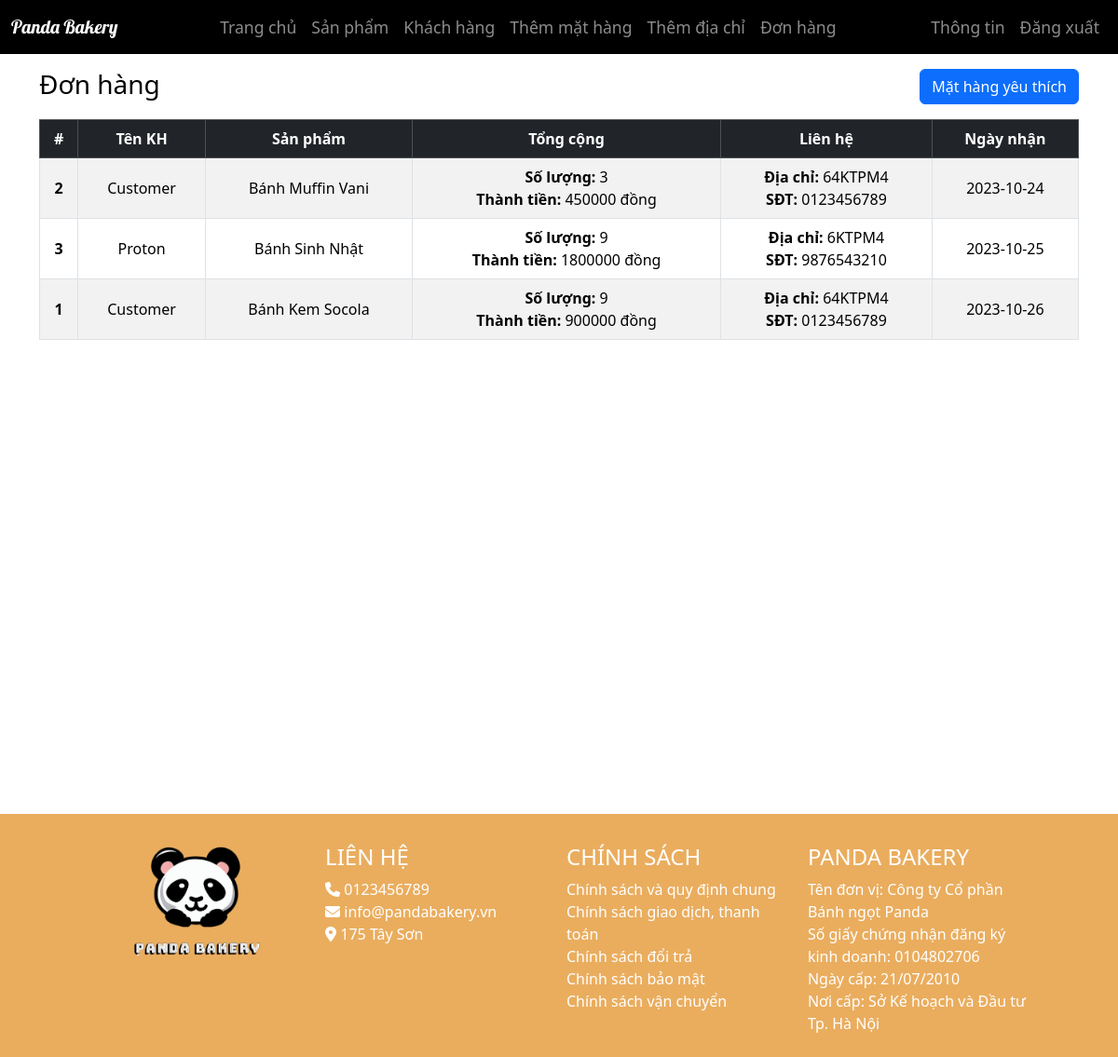
/order.php (signed in), run on the app's committed database.
### tables this page shows
CREATE TABLE `bill` (
  `id` int(11) NOT NULL,
  `customer_id` int(11) NOT NULL,
  `product_id` int(11) NOT NULL,
  `amount` int(11) NOT NULL,
  `delivery_time` date NOT NULL,
  `admin_id` int(11) DEFAULT 1
);

CREATE TABLE `customer` (
  `customer_id` int(11) NOT NULL,
  `account` varchar(32) NOT NULL,
  `password` varchar(255) NOT NULL,
  `fullname` varchar(100) NOT NULL,
  `address` varchar(150) NOT NULL,
  `phone` varchar(10) NOT NULL,
  `admin_id` int(11) DEFAULT 1
);

CREATE TABLE `product` (
  `product_id` int(11) NOT NULL,
  `image` varchar(300) NOT NULL,
  `name` varchar(100) NOT NULL,
  `price` int(11) NOT NULL,
  `admin_id` int(11) NOT NULL
);

CREATE TABLE `shop` (
  `address_id` int(11) NOT NULL,
  `address` varchar(150) NOT NULL,
  `admin_id` int(11) NOT NULL
);

### order.php (the view, shortened to what this page needs)
<?php
include('assets/header.php');
?>
<div class="container min-vh-100">
    <div class="mb-3 mt-3 d-flex justify-content-between">
        <h3 class="fw-normal mb-0 text-black d-inline">Đơn hàng</h3>
        <button type="button" class="btn btn-primary" data-bs-toggle="modal" data-bs-target="#favoriteProductModal">
            Mặt hàng yêu thích
        </button>
    </div>
    <table class="table table-bordered table-striped text-center">
        <thead>
            <tr class="table-dark">
                <th scope="col">#</th>
                <th scope="col">Tên KH</th>
                <th scope="col">Sản phẩm</th>
                <th scope="col">Tổng cộng</th>
                <th scope="col">Liên hệ</th>
                <th scope="col">Ngày nhận</th>
            </tr>
        </thead>
        <tbody>
            <?php
            $sql = "SELECT bill.id as id,
                            product.name as product_name,
                            bill.amount as amount,
                            product.price as price,
                            bill.delivery_time as delivery_time,
                            customer.address as address,
                            customer.fullname as fullname,
                            customer.phone as phone
                    FROM ((bill INNER JOIN product ON product.product_id = bill.product_id)
                                INNER JOIN customer ON bill.customer_id = customer.customer_id)
                    WHERE bill.delivery_time >= CURRENT_DATE()
                    ORDER BY bill.delivery_time";
            $query = mysqli_query($con, $sql);
            if ($query) {
                while ($row = mysqli_fetch_assoc($query)) { ?>
                    <tr class="align-middle">
                        <th scope="row"><?php echo $row['id'] ?></th>
                        <td><?php echo $row['fullname'] ?></td>
                        <td><?php echo $row['product_name'] ?></td>
                        <td><span class="fw-semibold">Số lượng:</span> <?php echo $row['amount']; ?> <br>
                            <span class="fw-semibold">Thành tiền:</span> <?php echo $row['amount'] * $row['price'] ?> đồng
                        </td>
                        <td><span class="fw-semibold">Địa chỉ:</span> <?php echo $row['address'] ?><br>
                            <span class="fw-semibold">SĐT:</span> <?php echo $row['phone'] ?>
                        </td>
                        <td><?php echo $row['delivery_time'] ?></td>
                    </tr>
            <?php }
            } ?>
        </tbody>
    </table>
</div>
<?php
include('assets/footer.php');
?>

### assets/footer.php (shortened to what this page needs)
<footer class="bg-orange pt-4">
    <div id="contact" class="container-fluid d-flex justify-content-center align-items-center">
        <div class="row">
            <div class="p-2 col-lg-3 col-md-6 col-sm-12 col-xs-12">
                <img src="assets/images/logo.png" alt="logo" class="contact-logo">
            </div>
            <div class="p-2 col-lg-3 col-md-6 col-sm-12 col-xs-12">
                <h4 class="text-white">LIÊN HỆ</h4>
                <a href="tel:+84123456789" class="text-decoration-none text-white d-block"><i class="fa-solid fa-phone"></i> 0123456789</a>
                <a href="mailto:info@pandabakery.vn" class="text-decoration-none text-white d-block"><i class="fa-solid fa-envelope"></i> info@pandabakery.vn</a>
                <?php
                    $sql = "SELECT * FROM shop";
                    $query = mysqli_query($con, $sql);
                    while($row = mysqli_fetch_assoc($query)) { ?>
                        <span class="text-white d-block"><i class="fa-solid fa-location-dot"></i> <?php echo $row['address'] ?></span>
                    <?php } ?>
            </div>
            <div class="p-2 col-lg-3 col-md-6 col-sm-12 col-xs-12">
                <h4 class="text-white">CHÍNH SÁCH</h4>
                <a href="#" class="text-decoration-none text-white d-block">Chính sách và quy định chung</a>
                <a href="#" class="text-decoration-none text-white d-block">Chính sách giao dịch, thanh toán</a>
                <a href="#" class="text-decoration-none text-white d-block">Chính sách đổi trả</a>
                <a href="#" class="text-decoration-none text-white d-block">Chính sách bảo mật</a>
                <a href="#" class="text-decoration-none text-white d-block">Chính sách vận chuyển</a>
            </div>
            <div class="p-2 col-lg-3 col-md-6 col-sm-12 col-xs-12">
                <h4 class="text-white">PANDA BAKERY</h4>
                <p class="text-white">
                    Tên đơn vị: Công ty Cổ phần Bánh ngọt Panda <br>
                    Số giấy chứng nhận đăng ký kinh doanh: 0104802706 <br>
                    Ngày cấp: 21/07/2010 <br>
                    Nơi cấp: Sở Kế hoạch và Đầu tư Tp. Hà Nội
                </p>
            </div>
        </div>
    </div>
</footer>
</body>
</html>

### assets/style.css (style rules this page uses)
.bg-orange { background-color: rgb(234, 173, 94); }
.contact-logo { width: 140px; border-radius: 15px; object-fit: cover; object-position: center; display: block; margin-left: auto; margin-right: auto; }

### data on the page
bill: id "2", customer.fullname "Customer", product.name "Bánh Muffin Vani", amount "3", $row['amount']*$row['price'] "450000", customer.address "64KTPM4", customer.phone "0123456789", delivery_time "2023-10-24"
bill: id "3", customer.fullname "Proton", product.name "Bánh Sinh Nhật", amount "9", $row['amount']*$row['price'] "1800000", customer.address "6KTPM4", customer.phone "9876543210", delivery_time "2023-10-25"
bill: id "1", customer.fullname "Customer", product.name "Bánh Kem Socola", amount "9", $row['amount']*$row['price'] "900000", customer.address "64KTPM4", customer.phone "0123456789", delivery_time "2023-10-26"
shop: address "175 Tây Sơn"
